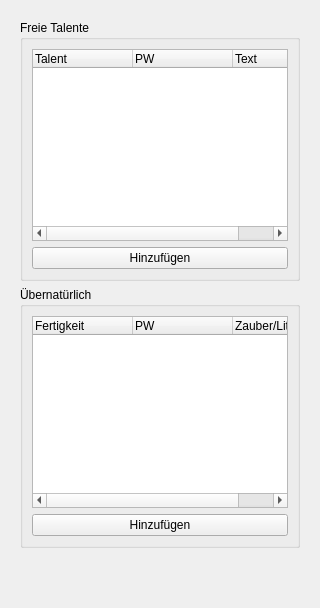
      <widget class="QWidget" name="tab_4">
       <property name="sizePolicy">
        <sizepolicy hsizetype="Preferred" vsizetype="Maximum">
         <horstretch>0</horstretch>
         <verstretch>0</verstretch>
        </sizepolicy>
       </property>
       <attribute name="title">
        <string>Fertigkeiten</string>
       </attribute>
       <layout class="QVBoxLayout" name="verticalLayout_2">
        <property name="leftMargin">
         <number>20</number>
        </property>
        <property name="topMargin">
         <number>20</number>
        </property>
        <property name="rightMargin">
         <number>20</number>
        </property>
        <property name="bottomMargin">
         <number>20</number>
        </property>
        <item>
         <widget class="QGroupBox" name="groupBox_8">
          <property name="sizePolicy">
           <sizepolicy hsizetype="Preferred" vsizetype="Maximum">
            <horstretch>0</horstretch>
            <verstretch>0</verstretch>
           </sizepolicy>
          </property>
          <property name="title">
           <string>Freie Talente</string>
          </property>
          <layout class="QGridLayout" name="gridLayout_8">
           <item row="0" column="0">
            <widget class="QTreeWidget" name="treeTalente">
             <property name="sizePolicy">
              <sizepolicy hsizetype="Expanding" vsizetype="Preferred">
               <horstretch>0</horstretch>
               <verstretch>0</verstretch>
              </sizepolicy>
             </property>
             <property name="maximumSize">
              <size>
               <width>16777215</width>
               <height>200</height>
              </size>
             </property>
             <column>
              <property name="text">
               <string>Talent</string>
              </property>
             </column>
             <column>
              <property name="text">
               <string>PW</string>
              </property>
             </column>
             <column>
              <property name="text">
               <string>Text</string>
              </property>
             </column>
            </widget>
           </item>
           <item row="1" column="0">
            <widget class="QPushButton" name="btnAddTalent">
             <property name="text">
              <string>Hinzufügen</string>
             </property>
            </widget>
           </item>
          </layout>
         </widget>
        </item>
        <item>
         <widget class="QGroupBox" name="groupBox_9">
          <property name="sizePolicy">
           <sizepolicy hsizetype="Preferred" vsizetype="Maximum">
            <horstretch>0</horstretch>
            <verstretch>0</verstretch>
           </sizepolicy>
          </property>
          <property name="title">
           <string>Übernatürlich</string>
          </property>
          <layout class="QGridLayout" name="gridLayout_10">
           <item row="0" column="0">
            <widget class="QTreeWidget" name="treeZauberfertigkeiten">
             <property name="sizePolicy">
              <sizepolicy hsizetype="Expanding" vsizetype="Preferred">
               <horstretch>0</horstretch>
               <verstretch>0</verstretch>
              </sizepolicy>
             </property>
             <property name="maximumSize">
              <size>
               <width>16777215</width>
               <height>200</height>
              </size>
             </property>
             <column>
              <property name="text">
               <string>Fertigkeit</string>
              </property>
             </column>
             <column>
              <property name="text">
               <string>PW</string>
              </property>
             </column>
             <column>
              <property name="text">
               <string>Zauber/Liturgien</string>
              </property>
             </column>
            </widget>
           </item>
           <item row="1" column="0">
            <widget class="QPushButton" name="btnAddZauberfertigkeit">
             <property name="text">
              <string>Hinzufügen</string>
             </property>
            </widget>
           </item>
          </layout>
         </widget>
        </item>
        <item>
         <spacer name="verticalSpacer_2">
          <property name="orientation">
           <enum>Qt::Orientation::Vertical</enum>
          </property>
          <property name="sizeHint" stdset="0">
           <size>
            <width>20</width>
            <height>40</height>
           </size>
          </property>
         </spacer>
        </item>
       </layout>
      </widget>
